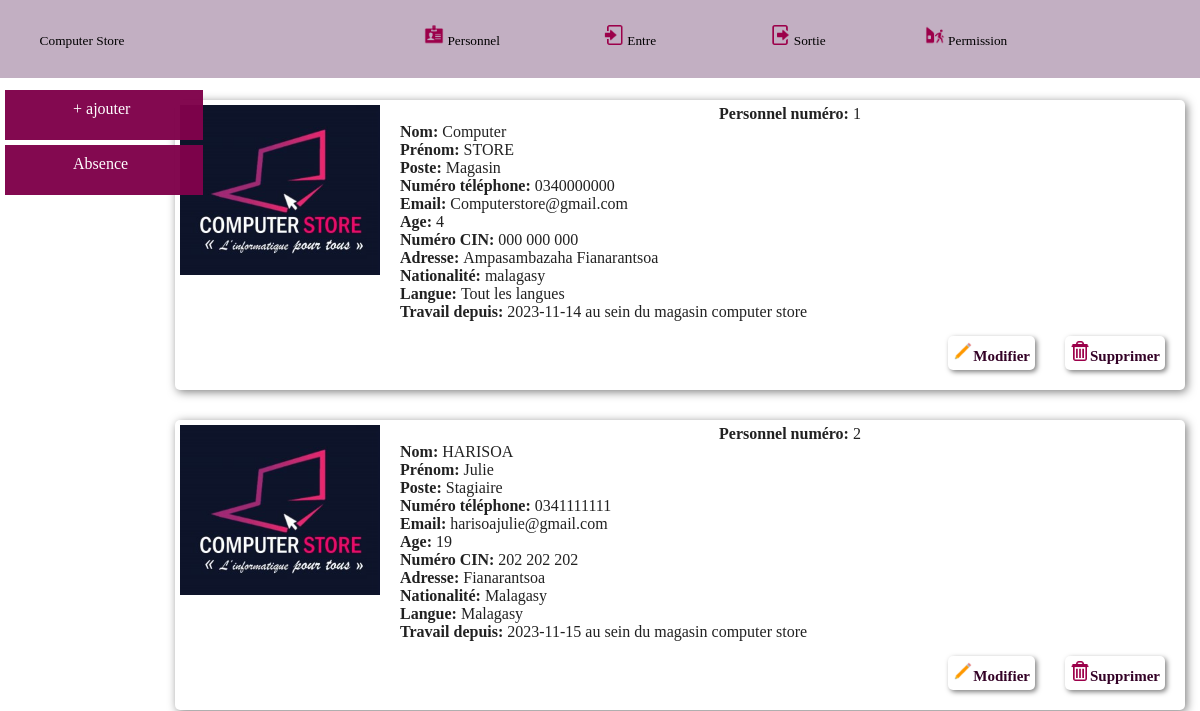
The page /personnel.php on the database its author committed.
### tables this page shows
CREATE TABLE IF NOT EXISTS `personnel` (
  `numero_personnel` int NOT NULL AUTO_INCREMENT,
  `nom` varchar(100) DEFAULT NULL,
  `prenom` varchar(100) DEFAULT NULL,
  `poste` varchar(50) NOT NULL,
  `numero_telephone` varchar(13) DEFAULT NULL,
  `email` varchar(150) DEFAULT NULL,
  `age` int NOT NULL,
  `numero_cin` varchar(12) NOT NULL,
  `adresse` varchar(50) NOT NULL,
  `nationalite` varchar(20) NOT NULL,
  `langue` varchar(20) NOT NULL,
  `travail_depuis` date NOT NULL,
  `image` varchar(255) NOT NULL,
  PRIMARY KEY (`numero_personnel`)
);

### personnel.php (the view, shortened to what this page needs)
<!DOCTYPE html>
<html lang="en">
    <head>
        <link rel="stylesheet" href="personnel.css">
    </head>
    <body>
        <nav>
            <ul>
                <li>
                    <a href="index.php">
                        <button class="btn" id="btn_logo">C<span class="logo">omputer</span> S<span class="logo">tore</span></button>
                    </a>
                </li>
                <li>
                    <a href="personnel.php">
                        <button class="btn" id="active_nav"><img src="image/personal.png" alt="image btn"> <span>Personnel</span></button>
                    </a>
                </li>
                <li>
                    <a href="entre.php">
                        <button class="btn"><img src="image/enter.png" alt="image btn"> <span>Entre</span></button>
                    </a>
                </li>
                <li>
                    <a href="sortie.php">
                        <button class="btn"><img src="image/logout.png" alt="image btn"> <span>Sortie</span></button>
                    </a>
                </li>
                <li>
                    <a href="permission.php">
                        <button class="btn"><img src="image/sort.png" alt="image btn"> <span>Permission</span></button>
                    </a>
                </li>
            </ul>
        </nav>
        <div class="nav-div">
        </div>
        <div class="div-bt">
            <span class="bt"><a href="personnel_ajout.php">+ ajouter</a></span>
            <span class="bt"><a href="personnel_absent.php">Absence</a></span>
        </div>
            <?php
                include_once "bd.php";
                $req=mysqli_query($con,"SELECT * FROM personnel ORDER BY numero_personnel ASC");
                if(mysqli_num_rows($req)==0)
                {
                    echo "il n'y a pas de photo ajouter!";
                }else
                {
                    while($row = mysqli_fetch_assoc($req))
                    {?>
                        <div class="corp"><?php
                        $nom_image=$row['image'];
                        $fichier = opendir('.');
                        while ($fichier_courant = readdir($fichier))
                        {
                            $extension = strtolower(strrchr($fichier_courant, '.'));
                            if ($extension == '.jpg' || $extension == '.jpeg')
                            {
                                $nom_vignette = 'vignettes/' . $fichier_courant;
                                $taille = getimagesize($fichier_courant);
                                $largeur = $taille[0];
                                $hauteur = $taille[1];
                                if (!file_exists($nom_vignette))
                                {
                                    $im = imagecreatefromjpeg($fichier_courant);
                                    $largeur_vignette = 10;
                                    $hauteur_vignette = $hauteur / $largeur * 150;
                                    $im_vignette = imagecreatetruecolor($largeur_vignette, $hauteur_vignette);
                                    imagecopyresampled($im_vignette, $im, 0, 0, 0, 0, $largeur_vignette, $hauteur_vignette, $largeur, $hauteur);
                                    imagejpeg($im_vignette, $nom_vignette, 60);
                                }
                                else {
                                    if($fichier_courant== $nom_image){
                                    echo '<img src="' . $nom_vignette . '" title="Cliquez pour agrandir" class="indentity">';}
                                }
                            }
                        }
            ?>
             <div class="para">
            <center><p><b>Personnel numéro: </b><?=$row['numero_personnel']?></p></center>
            <p><b>Nom: </b><?=$row['nom']?></p>
            <p><b>Prénom: </b><?=$row['prenom']?></p>
            <p><b>Poste: </b><?=$row['poste']?></p>
            <p><b>Numéro téléphone: </b><?=$row['numero_telephone']?></p>
            <p><b>Email: </b><?=$row['email']?></p>
            <p><b>Age: </b><?=$row['age']?></p>
            <p><b>Numéro CIN: </b><?=$row['numero_cin']?></p>
            <p><b>Adresse: </b><?=$row['adresse']?></p>
            <p><b>Nationalité: </b><?=$row['nationalite']?></p>
            <p><b>Langue: </b><?=$row['langue']?></p>
            <p><b>Travail depuis: </b><?=$row['travail_depuis']?> au sein du magasin computer store </p></div>
            <div class="btn_pers"><a href="personnel_supprimer.php?id=<?=$row['numero_personnel']?>"><img src="image/delete.png" alt="image btn" class="btn1">Supprimer</a></div>
            <div class="btn_pers"><a href="personnel_modifier.php?id=<?=$row['numero_personnel']?>"><img src="image/edit.png" alt="image btn" class="btn1">Modifier</a></div>
        </div>
        <?php
                    }
                }
            ?>
    </body>
</html>

### rows shown on the page
personnel: numero_personnel "1", nom "Computer", prenom "STORE", poste "Magasin", numero_telephone "0340000000", email "Computerstore@gmail.com", age "4", numero_cin "000 000 000", adresse "Ampasambazaha Fianarantsoa", nationalite "malagasy", langue "Tout les langues", travail_depuis "2023-11-14"
personnel: numero_personnel "2", nom "HARISOA", prenom "Julie", poste "Stagiaire", numero_telephone "0341111111", email "harisoajulie@gmail.com", age "19", numero_cin "202 202 202", adresse "Fianarantsoa", nationalite "Malagasy", langue "Malagasy", travail_depuis "2023-11-15"
